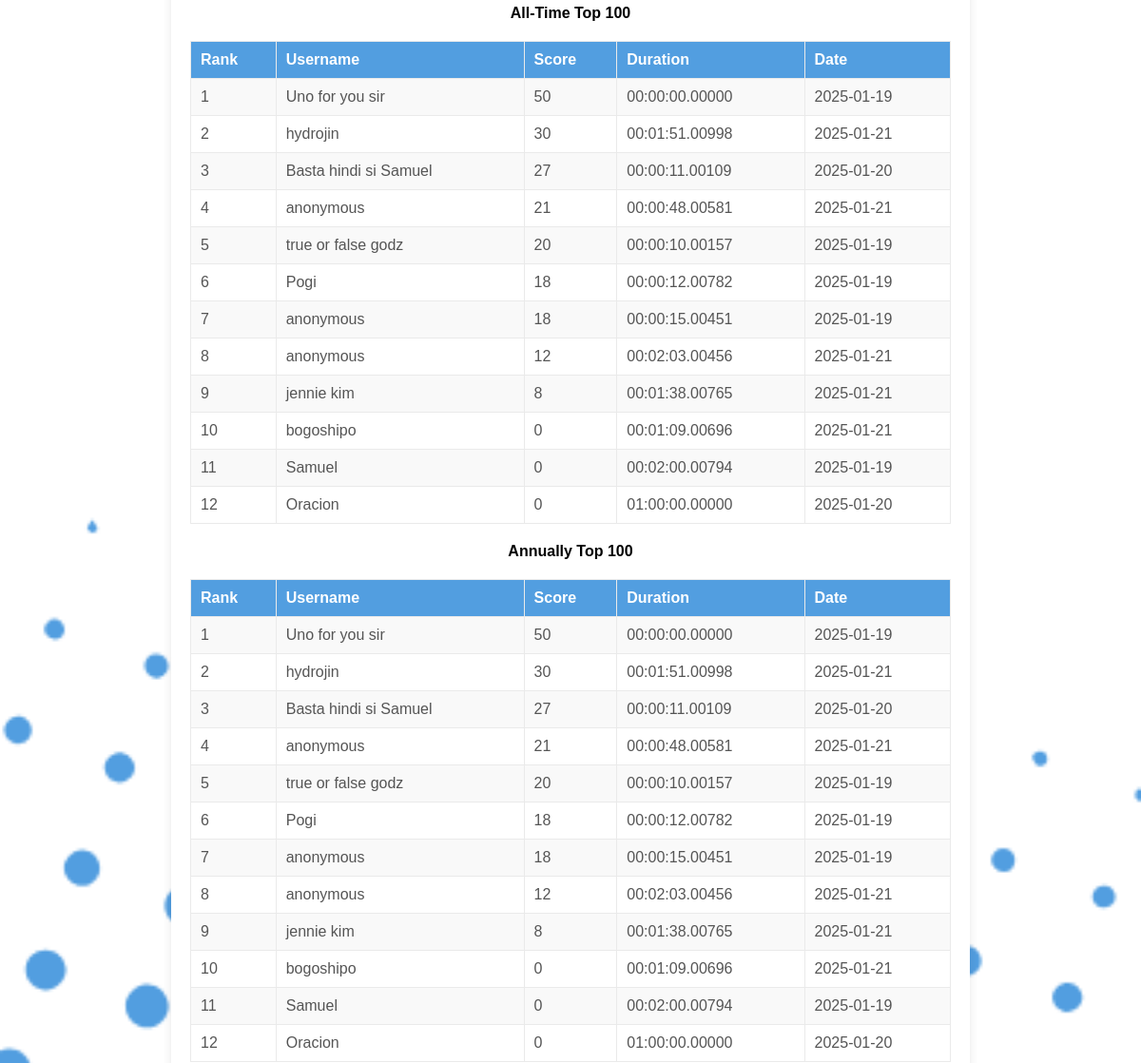
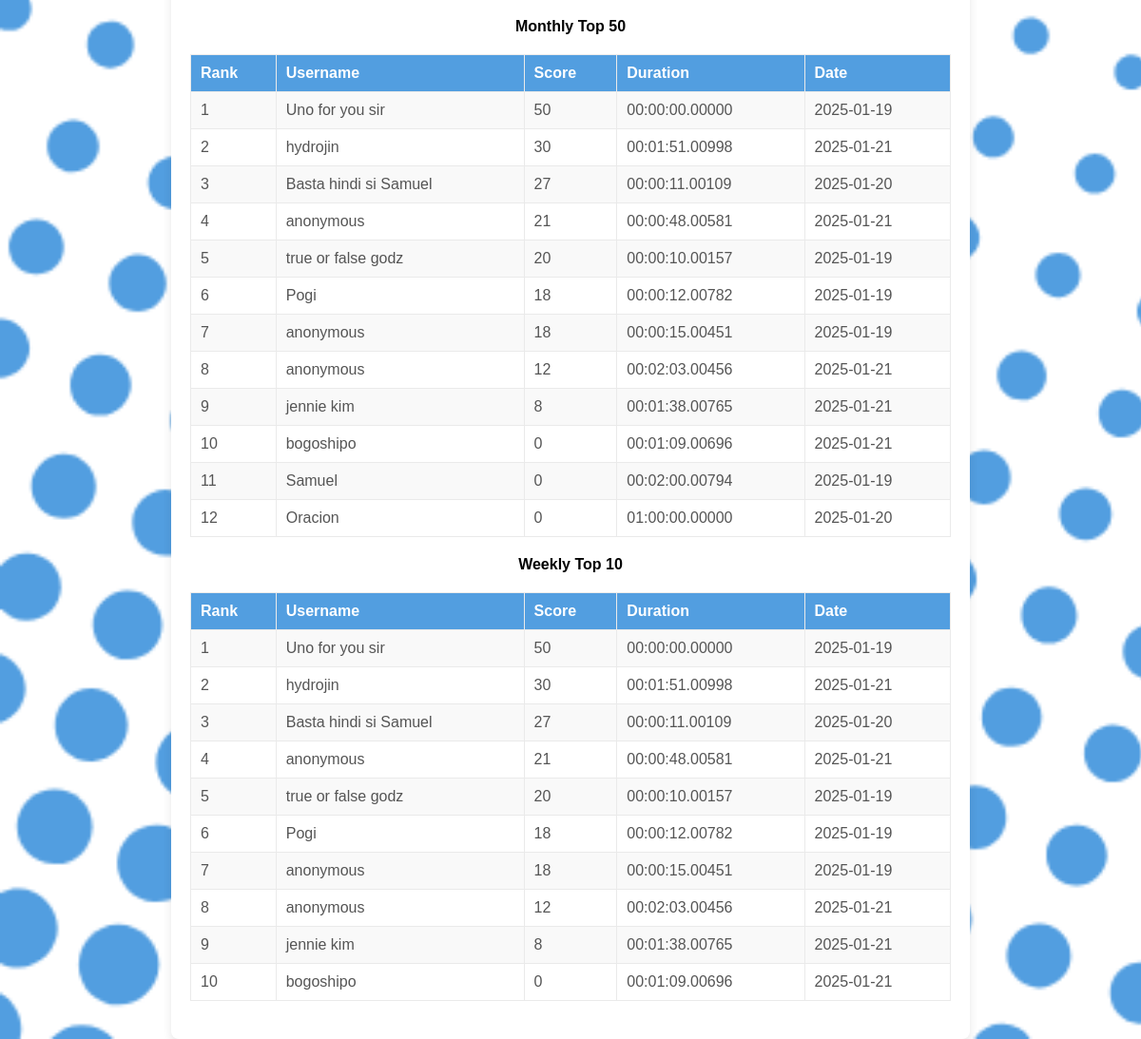
Before: / (lower part) with the older database file (2 pictures, top to bottom).
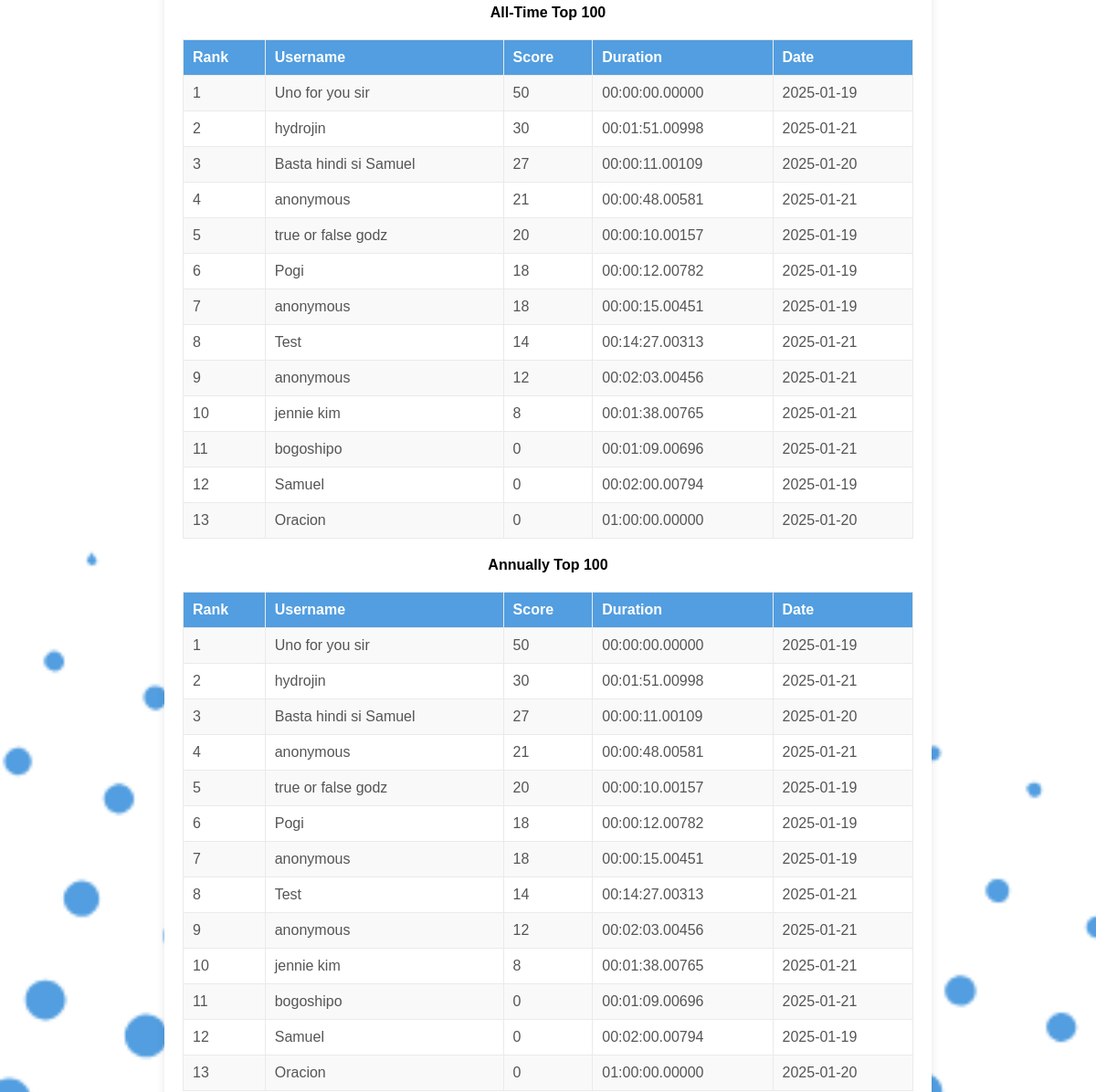
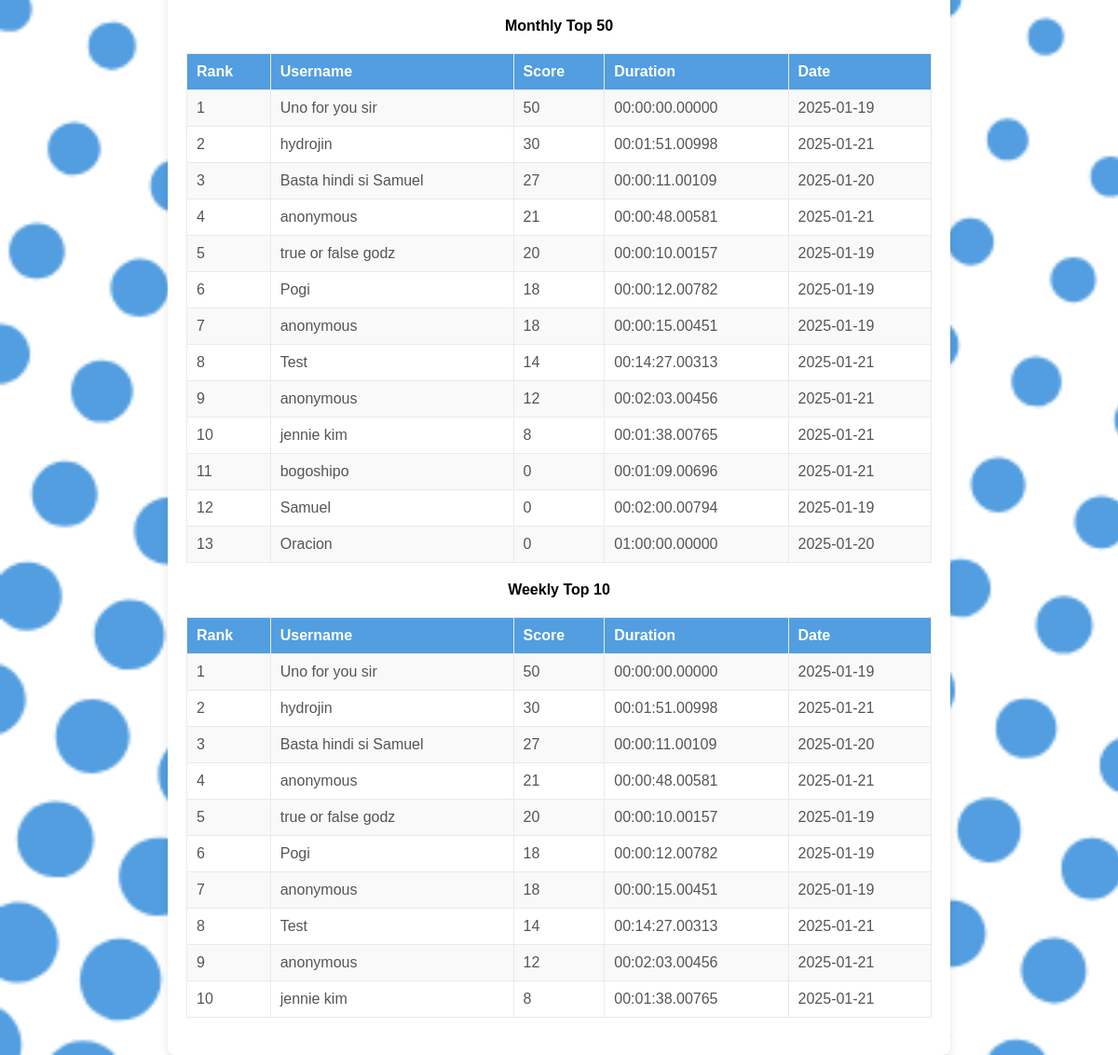
After: the same page with the newer database file (2 pictures, top to bottom).
### tables this page shows
CREATE TABLE "highscore" (
    id INTEGER PRIMARY KEY,
    user VARCHAR(50),
    score INTEGER,
    mode VARCHAR(50),
    category VARCHAR(50),
    option VARCHAR(50),
    duration DECIMAL(15, 5),  -- Set to DECIMAL(15, 5)
    record_date DATE
);

### app.py (the view, shortened to what this page needs)
@app.route("/", methods=["GET", "POST"])
def index():
    modes = ["All", "Capital city", "Country"]
    categories = ["All", "Earth", "Asia", "Africa", "North America", "South America", "Europe", "Australia"]
    options = ["All", "True or False", "Multiple Choice", "Identification"]
    connection = sqlite3.connect("database.db")
    cursor = connection.cursor()
    query = '''SELECT id, user, score, mode, category, option, duration, record_date
        FROM highscore '''
    result_all = cursor.execute(query + "ORDER BY score desc, duration LIMIT 100").fetchall()
    result_annually = cursor.execute(query + "WHERE strftime('%Y', record_date) = strftime('%Y', 'now') ORDER BY score desc, duration LIMIT 100").fetchall()
    result_monthly = cursor.execute(query + "WHERE strftime('%Y', record_date) = strftime('%Y', 'now') AND strftime('%m', record_date) = strftime('%m', 'now') ORDER BY score desc, duration LIMIT 50").fetchall()
    result_weekly = cursor.execute(query + "WHERE julianday('now') - julianday(record_date) <= 7 ORDER BY score desc, duration LIMIT 10").fetchall()
    connection.commit()
    connection.close()
    result_all = [(row[0], row[1], row[2], row[3], row[4], row[5], seconds_to_time(row[6]), row[7]) for row in result_all]
    result_annually = [(row[0], row[1], row[2], row[3], row[4], row[5], seconds_to_time(row[6]), row[7]) for row in result_annually]
    result_monthly = [(row[0], row[1], row[2], row[3], row[4], row[5], seconds_to_time(row[6]), row[7]) for row in result_monthly]
    result_weekly = [(row[0], row[1], row[2], row[3], row[4], row[5], seconds_to_time(row[6]), row[7]) for row in result_weekly]
    ranker_all = [Player(*row) for row in result_all]
    ranker_annually = [Player(*row) for row in result_annually]
    ranker_monthly = [Player(*row) for row in result_monthly]
    ranker_weekly = [Player(*row) for row in result_weekly]
    data = {"mode": "All Mode", "category": "All Category", "option": "All Option"}
    return render_template(
        "index.html",
        ranker_all=ranker_all,
        ranker_annually=ranker_annually,
        ranker_monthly=ranker_monthly,
        ranker_weekly=ranker_weekly,
        data=data,
        modes=modes,
        categories=categories,
        options=options
    )

### app.py (called while the page is built)
def seconds_to_time(total_seconds):
    hours = int(total_seconds // 3600)
    minutes = int((total_seconds % 3600) // 60)
    seconds = int(total_seconds % 60)
    milliseconds = int((total_seconds % 1) * 1000)
    formatted_time = f"{hours:02}:{minutes:02}:{seconds:02}.{milliseconds:05}"
    return formatted_time

### classes/player.py (called while the page is built)
    @property
    def user(self):
        return self.__user

    @property
    def score(self):
        return self.__score

    @property
    def duration(self):
        return self.__duration

    @property
    def record_date(self):
        return self.__record_date

### templates/index.html (shortened to what this page needs)
<!DOCTYPE html>
<html>
<head>
    {% block head %}
    <link rel="stylesheet" href="/static/index_style.css">
    {% endblock %}
</head>
<body>
    {%block body %}
    <div class="leaderboards">
        <h4>All-Time Top 100</h4>
        <table>
            <tr>
                <th>Rank</th>
                <th>Username</th>
                <th>Score</th>
                <th>Duration</th>
                <th>Date</th>
            </tr>
            {% for player in ranker_all %}
                <tr>
                    <td>{{ loop.index }}</td>
                    <td>{{ player.user }}</td>
                    <td>{{ player.score }}</td>
                    <td>{{ player.duration }}</td>
                    <td>{{ player.record_date }}</td>
                </tr>
            {% endfor %}
        </table>
        <h4>Annually Top 100</h4>
        <table>
            <tr>
                <th>Rank</th>
                <th>Username</th>
                <th>Score</th>
                <th>Duration</th>
                <th>Date</th>
            </tr>
            {% for player in ranker_annually %}
                <tr>
                    <td>{{ loop.index }}</td>
                    <td>{{ player.user }}</td>
                    <td>{{ player.score }}</td>
                    <td>{{ player.duration }}</td>
                    <td>{{ player.record_date }}</td>
                </tr>
            {% endfor %}
        </table>
        <h4>Monthly Top 50</h4>
        <table>
            <tr>
                <th>Rank</th>
                <th>Username</th>
                <th>Score</th>
                <th>Duration</th>
                <th>Date</th>
            </tr>
            {% for player in ranker_monthly %}
                <tr>
                    <td>{{ loop.index }}</td>
                    <td>{{ player.user }}</td>
                    <td>{{ player.score }}</td>
                    <td>{{ player.duration }}</td>
                    <td>{{ player.record_date }}</td>
                </tr>
            {% endfor %}
        </table>
        <h4>Weekly Top 10</h4>
        <table>
            <tr>
                <th>Rank</th>
                <th>Username</th>
                <th>Score</th>
                <th>Duration</th>
                <th>Date</th>
            </tr>
            {% for player in ranker_weekly %}
                <tr>
                    <td>{{ loop.index }}</td>
                    <td>{{ player.user }}</td>
                    <td>{{ player.score }}</td>
                    <td>{{ player.duration }}</td>
                    <td>{{ player.record_date }}</td>
                </tr>
            {% endfor %}
        </table>
        {% endblock %}
    </div>
</body>
</html>

Changed rows visible on the page:
no longer on one of the page's lists (row unchanged): highscore: user "bogoshipo", score "0", duration "00:01:09.00696", record_date "2025-01-21"
added highscore: user "Test", score "14", duration "00:14:27.00313", record_date "2025-01-21"
